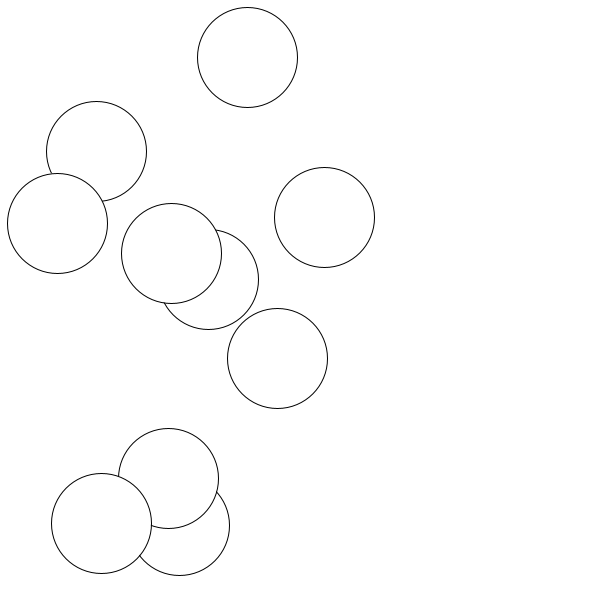
Frame 1 (no input)
Frame 60 (the mouse pressed at the canvas centre just before this capture): identical to frame 1, image omitted
Frame 120 (the mouse held since frame 60 and released just before this capture): identical to frame 1, image omitted

The Processing sketch that drew this single still picture (run headless with seeded random() and noise(); from frame 60 on, the mouse is pressed at the canvas centre):

// Processing sketch: Possibility_and_String
// ── Possibility_and_String.pde
String[] words= new String[5];
int r,s;
int[] x=new int[10];
int[] y=new int[10];
void setup(){
  size(600,600);
  words[0]="a";
  words[1]="b";
  words[2]="c";
  words[3]="d";
  words[4]="e";
  r=int(random(0,4));
  println(words[r]);
  s=100;
  for(int i=0;i<10;i++){
    x[i]=int(random(s/2,width-s/2));
    y[i]=int(random(s/2,height-s/2));
  }
}
void draw(){
  background(255);
  for(int i=0;i<10;i++){
    ellipse(x[i],y[i],s,s);
  }
}
